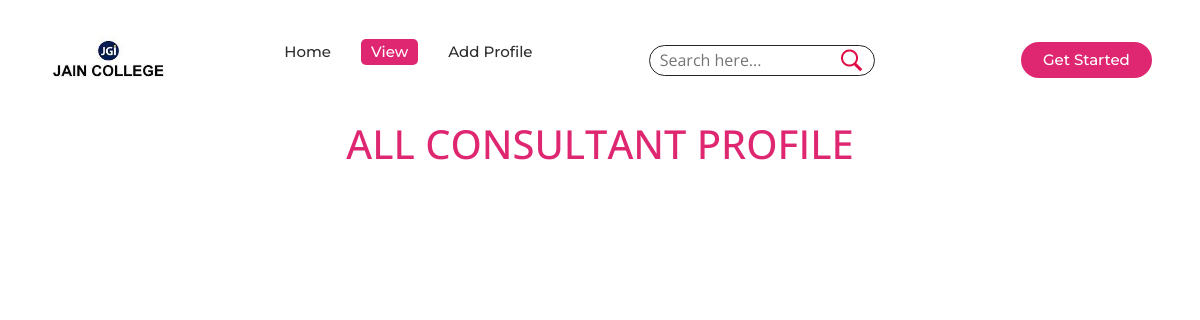
The page /invest/ on the database as committed earlier.
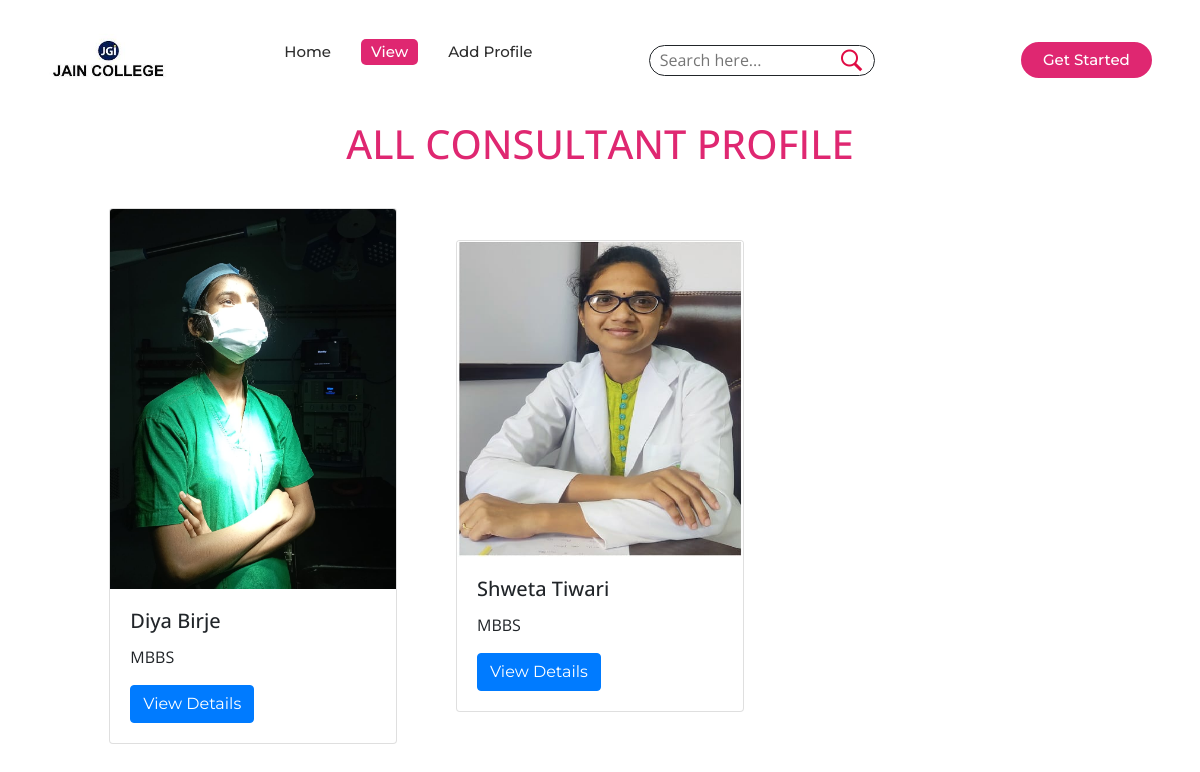
The same page on the database as committed later.
### InvestMagnet/models.py (models this page shows)
class Company(models.Model):
    username = models.ForeignKey(User, on_delete=models.CASCADE)
    company_name = models.CharField(max_length=30, default='amazon')
    start_year = models.CharField(max_length=4, default='2020')  # Set default value
    problem_statement = models.TextField(default='Your problem statement')  # Set default value
    solution = models.TextField(default='Solution for that problem statement')  # Set default value
    market_opportunity = models.TextField(default='Market opportunity for the company')  # Set default value
    team = models.IntegerField(default=10)  # Set default value
    description = models.TextField(default='A description of the company')  # Set default value
    image = models.ImageField(upload_to='company_images/')
    revenue = models.CharField(max_length=255, default='1000000')  # Set default value
    founder = models.CharField(max_length=255, default='John Doe')  # Set default value
    investment_round = models.CharField(max_length=255, default='Series A')  # Set default value
    yearwise_revenue = models.JSONField(default=[
        {"year": "2020", "revenue": "500000"},
        {"year": "2021", "revenue": "50034"},
        {"year": "2022", "revenue": "500000"},
        {"year": "2023", "revenue": "40000"}
    ])  # Set default value
    yearwise_growth = models.JSONField(default=[
        {"year": "2020", "growth": "20%"},
        {"year": "2021", "growth": "5%"},
        {"year": "2022", "growth": "2%"},
        {"year": "2023", "growth": "4%"}
    ])  # Set default value
    digital_marketing = models.JSONField(default=[
        {"youtube": "10%", "instagram": "20%", "website": "35%", "other_source": "30%", "facebook": "5%"}
    ])  # Set default value
    financial_graph = models.JSONField(default=[
        { "year": "2020", "total_sales": "10000", "new_income": "5000" },
    { "year": "2021", "total_sales": "20000", "new_income": "7000" },
    { "year": "2022", "total_sales": "22000", "new_income": "4000" },
    { "year": "2023", "total_sales": "9000", "new_income": "3000" }
    ])

### InvestMagnet/views.py (the view)
# urls.py: path('', views.company_list, name='company'),
def company_list(request):
    companies = Company.objects.all()
    return render(request, 'company_list.html', {'companies': companies})

### InvestMagnet/templates/company_list.html
{% extends "./main.html" %} {% block content %}
<h1>All Consultant Profile
</h1>
{% load static %}
<div class="grid">
  {% for company in companies %}
  <div class="card" style="width: 18rem; margin: 1rem 0">
    <img
      class="card-img-top"
      src="{{ company.image.url }}"
      alt="Card image cap"
    />
    <div class="card-body">
      <h5 class="card-title">{{company.founder }}</h5>
      <p class="card-text">{{ company.problem_statement }}</p>
      <a href="{% url 'company_detail' company.id %}" class="btn btn-primary"
        >View Details</a
      >
    </div>
  </div>
  {% endfor %}
</div>
<br />
<br />
<br />
<br />
{% endblock content %}

Rows that differ between the two databases and show on the page:
added Company: image (picture), founder "Diya Birje", problem_statement "MBBS"
added Company: image (picture), founder "Shweta Tiwari", problem_statement "MBBS"
